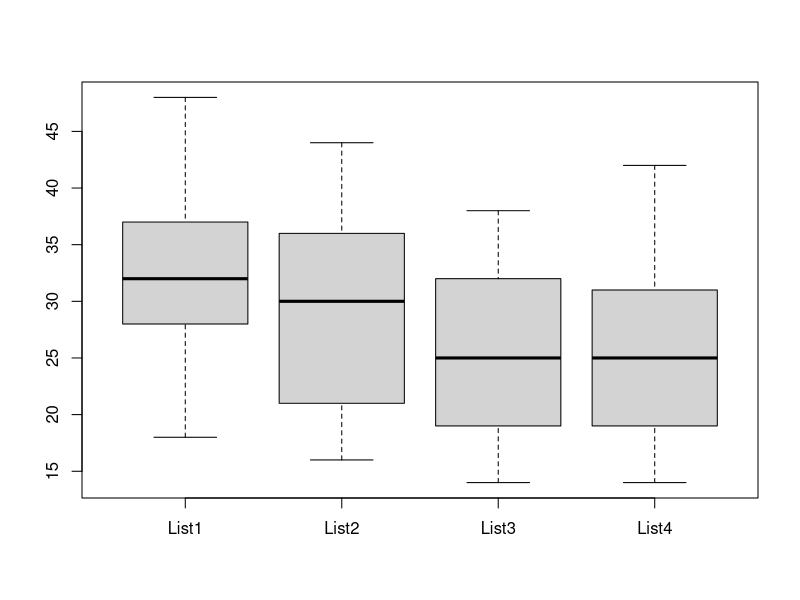
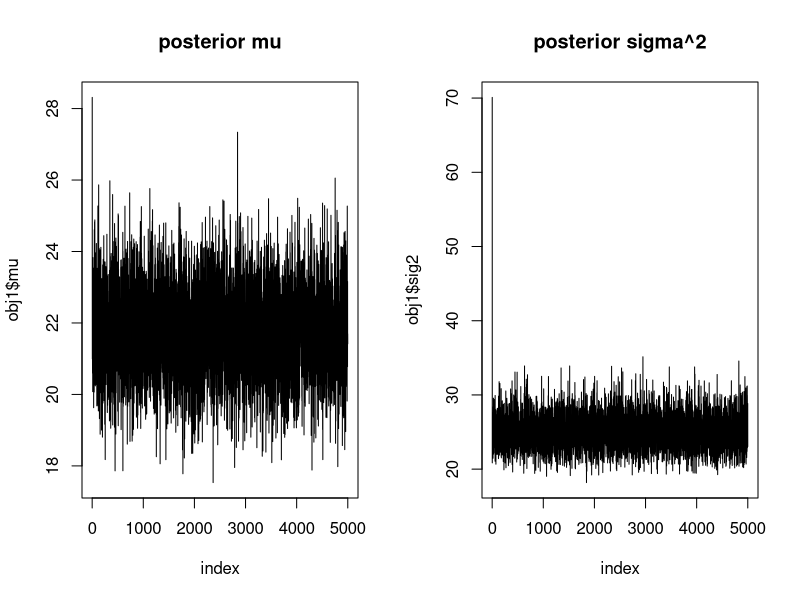
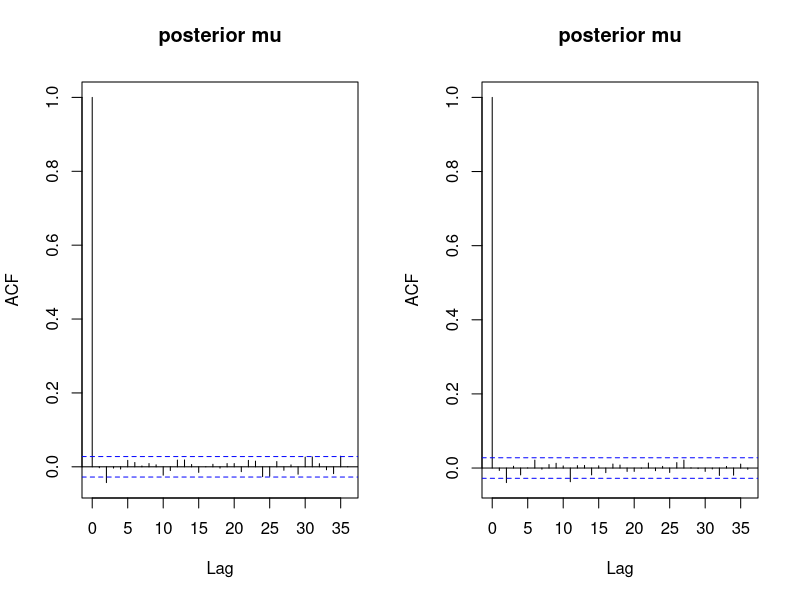
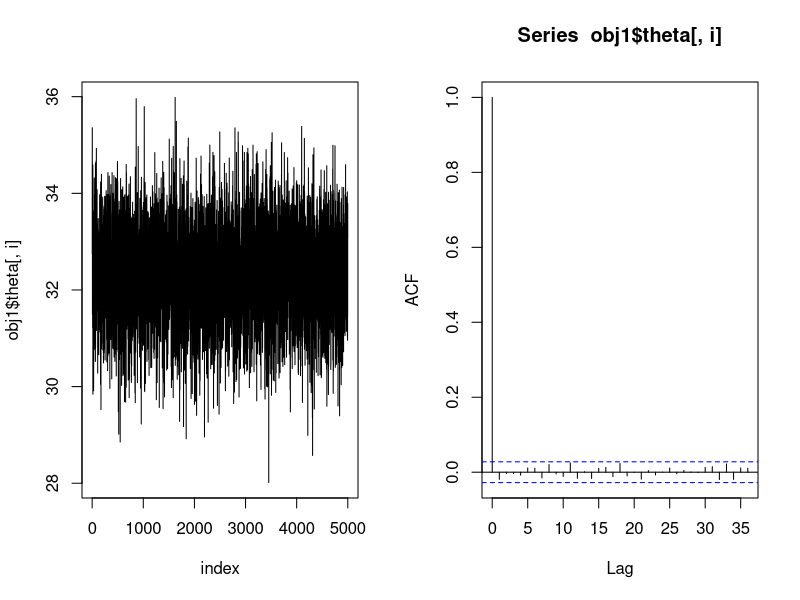
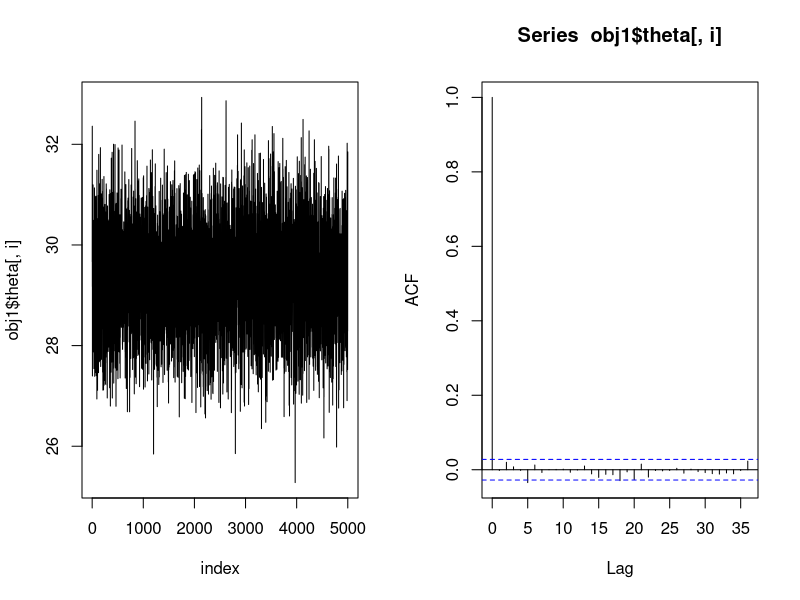
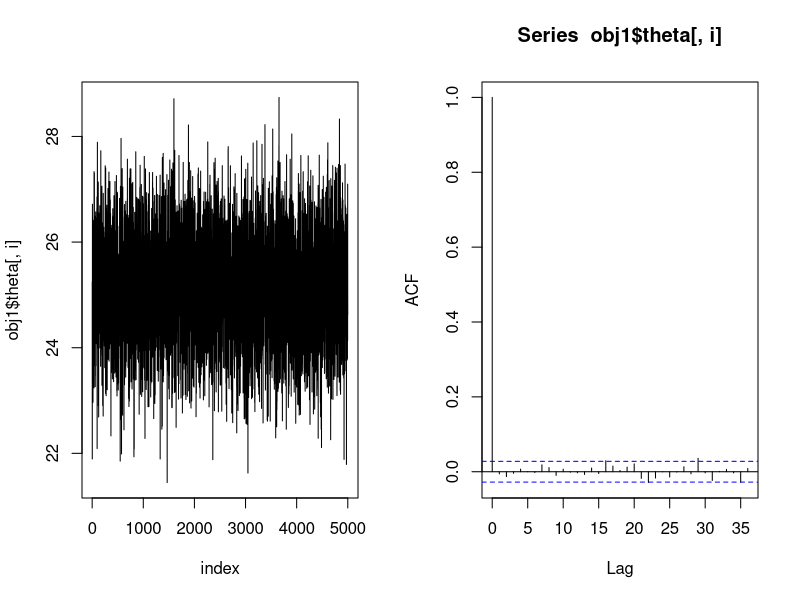
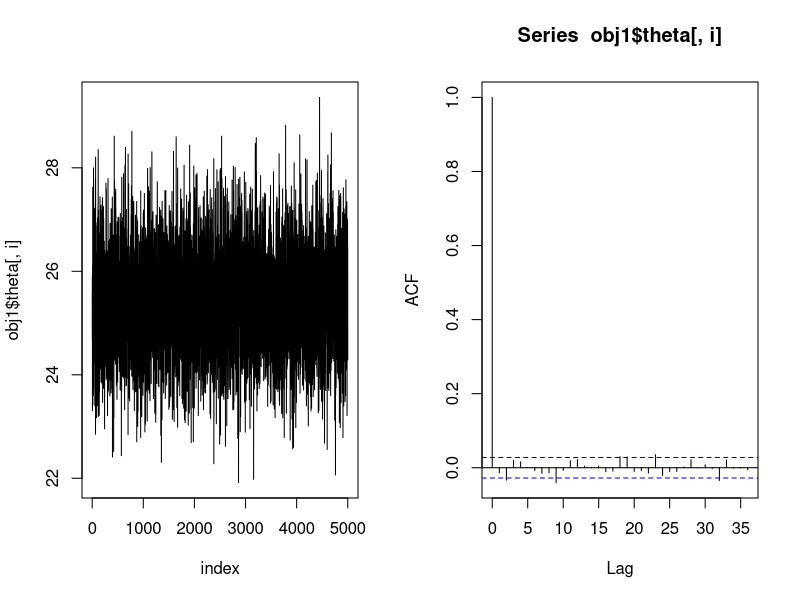
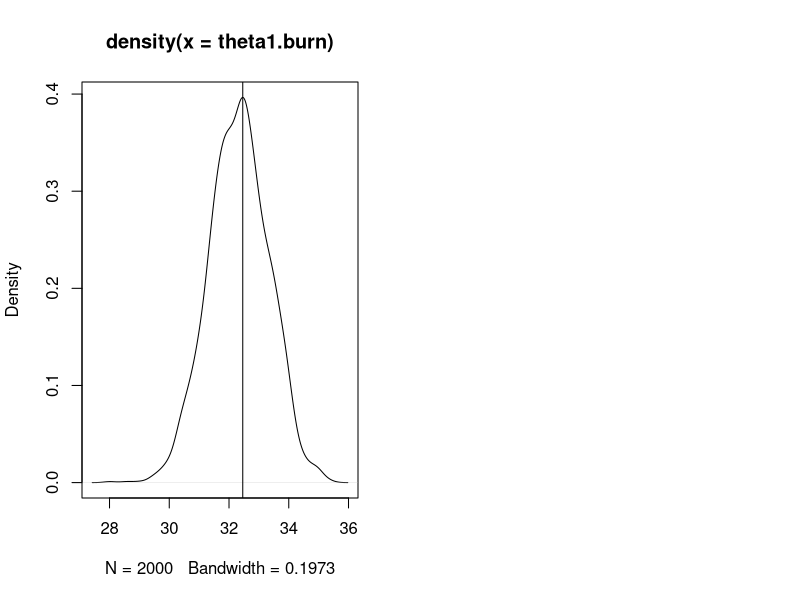

Generate these figures, in order, with R: (Note: this script raises an error after producing the figures.)
## ---- chunk 1
knitr::opts_chunk$set(echo = TRUE)
contr <- read.csv("contraceptive.csv")
hear <- read.table("hearing-2.txt",header = T)
library(MCMCpack)
library(knitr)
## ---- chunk 2
boxplot(hear)
## ---- chunk 3
summary(hear)
## ---- chunk 4
set.seed(538)
# making the MCMC algorithm
GIBBS <- function(y,B = 5000){
  # estiblish initials
   nrow(y) -> nj
   ncol(y) -> J
   theta.post <- matrix(0,B,J) 
   mu.post <- sigsq.post <- numeric(length = B)
   theta.post[1,] = as.vector(colMeans(y))
   mu.post[1] = mean(theta.post[1,])
   sigsq.post[1] = var(as.vector(y))

  # MCMC loop
  for(i in 2:B){
    # set/reset
    sigsq0 <- sigsq.post[i-1]
    mu0 <-  mu.post[i-1]
    theta0 <- theta.post[i-1,]
    
    # mu's
    mu.mu = 0.5*(60*sigsq0 + sum(theta0))/(sigsq0 + 12)
    var.mu = sigsq0/(6 + 0.5*sigsq0)
    mu.post[i] = rnorm(1,mean = mu.mu, sd = sqrt(var.mu))
    
    # sigma-squareds
    beta.sigsq = 10 + 0.5*sum((t(y)-theta0)^2) + 0.5*sum((theta0 - mu0)^2)
    sigsq.post[i] = rinvgamma(1,shape = 122, scale = beta.sigsq)
    
    # thetas
    for(j in 1:J){
      mu.theta = (mu0 + sum(y[,j]))/25
      sd.theta = sqrt(sigsq0/25)
      theta.post[i,j] = rnorm(1,mean = mu.theta, sd = sd.theta)
    }
  }
 return(list("theta"=theta.post,"mu"=mu.post,"sig2"=sigsq.post))
}
# put in some data
GIBBS(as.matrix(hear)) -> obj1
## ---- chunk 5
# visualizations
par(mfrow = c(1,2))
plot.ts(obj1$mu,main="posterior mu", xlab ="index")
plot.ts(obj1$sig2,main="posterior sigma^2", xlab ="index")
acf(obj1$mu,main="posterior mu")
acf(obj1$sig2,main="posterior mu")
## ---- chunk 6
#visualizing the four thetas
par(mfrow = c(1,2))
for(i in 1:4){
  plot.ts(obj1$theta[,i],xlab = "index")
  acf(obj1$theta[,i])
}

## ---- chunk 7
# burning 
k = 3001:5000
mu.burn = obj1$mu[k]
sig2.burn = obj1$sig2[k]
theta1.burn = obj1$theta[k,1]
theta2.burn = obj1$theta[k,2]
theta3.burn = obj1$theta[k,3]
theta4.burn = obj1$theta[k,4]
## ---- chunk 8
#par(mfrow=c(2,1))
MAP <- function(X){density(X)$x[density(X)$y == max(density(X)$y)]}
#theta1
dens = density(theta1.burn)
plot(dens)
abline(v = MAP(theta1.burn))
abline(v = mean(y[,1]),lty = 2, col = 'red')
abline(v = mean(y), lty = 2, col="forestgreen")
legend("topright",
       c("MAP","observed mean","overall observed mean"),
       lty = c(1,2,2),
       col = c("black",'red','forestgreen'))
#theta2
dens = density(theta2.burn)
plot(dens)
abline(v = MAP(theta2.burn))
abline(v = mean(y[,2]),lty = 2, col = 'red')
abline(v = mean(y), lty = 2, col="forestgreen")
legend("topright",
       c("MAP","observed mean","overall observed mean"),
       lty = c(1,2,2),
       col = c("black",'red','forestgreen'))
#theta3
dens = density(theta3.burn)
plot(dens)
abline(v = MAP(theta3.burn))
abline(v = mean(y[,3]),lty = 2, col = 'red')
abline(v = mean(y), lty = 2, col="forestgreen")
legend("topright",
       c("MAP","observed mean","overall observed mean"),
       lty = c(1,2,2),
       col = c("black",'red','forestgreen'))
#theta4
dens = density(theta4.burn)
plot(dens)
abline(v = MAP(theta4.burn))
abline(v = mean(y[,4]),lty = 2, col = 'red')
abline(v = mean(y), lty = 2, col="forestgreen")
legend("topright",
       c("MAP","observed mean","overall observed mean"),
       lty = c(1,2,2),
       col = c("black",'red','forestgreen'))
## ---- chunk 9
# credible intervals and point estimates
THET <- cbind(theta1.burn,theta2.burn,theta3.burn,theta4.burn)
row = matrix(0,4,3)
for(r in 1:4){
  row[r,]= c(quantile(THET[,r],0.025),MAP(THET[,r]),quantile(THET[,r],.975))
}
colnames(row) <- c("Lower","MAP","Upper")
rownames(row) <- c("theta_1","theta_2","theta_3","theta_4")
kable(row, caption = "95% credible interval and MAP")
